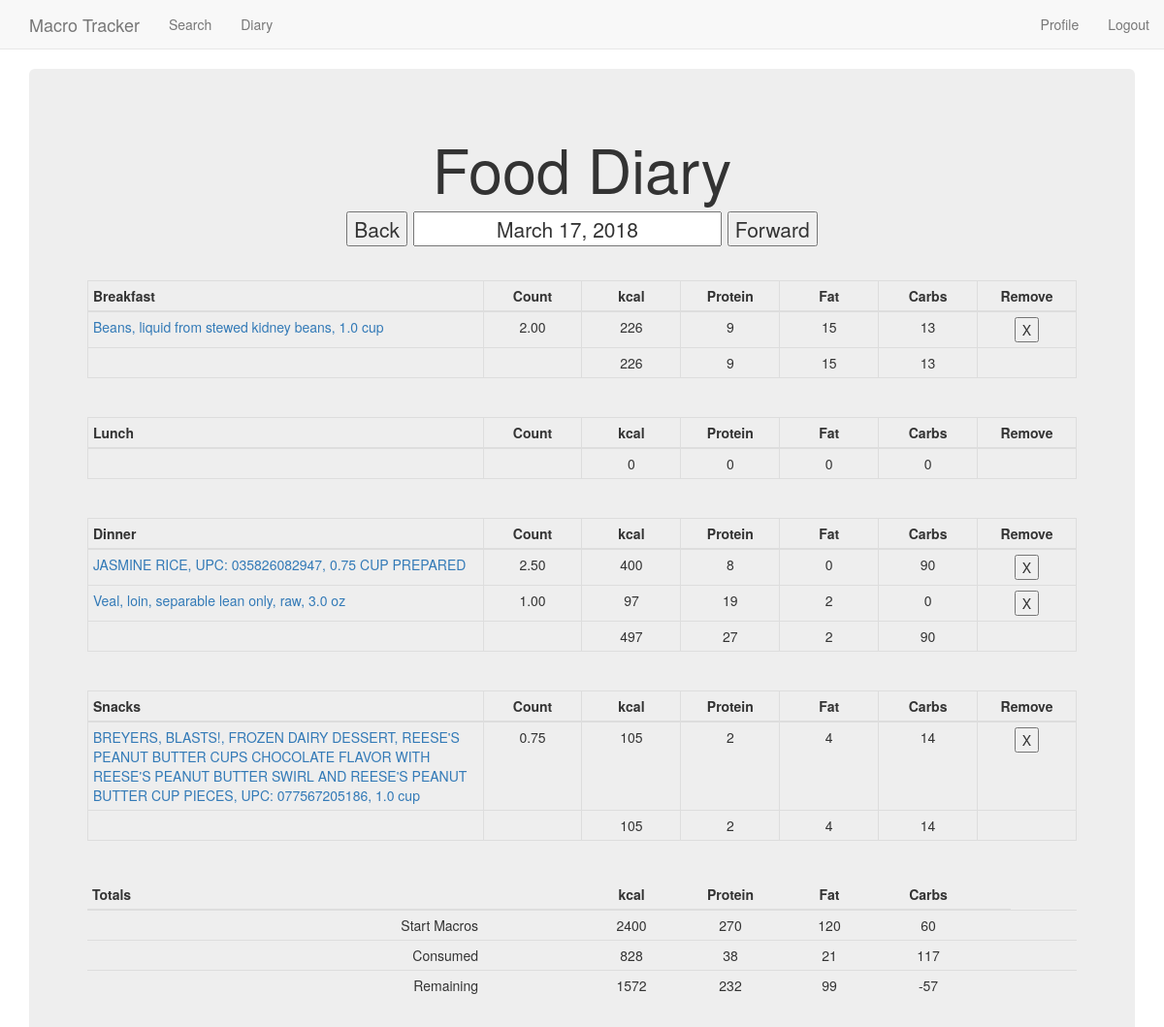
Page /diary (signed in) on the committed database.
### app/models.py (models this page shows, shortened)
class Food(db.Model):
    id = db.Column(db.Integer, primary_key=True)
    food_name = db.Column(db.String(140))
    kcal = db.Column(db.Numeric(10, 0))
    protein = db.Column(db.Numeric(10, 0))
    fat = db.Column(db.Numeric(10, 0))
    carbs = db.Column(db.Numeric(10, 0))
    meal = db.Column(db.String(64))
    ndbno = db.Column(db.String(64))
    unit = db.Column(db.String(64))
    count = db.Column(db.Numeric(10, 2))
    date = db.Column(db.String(64), index=True, default=datetime.utcnow().strftime('%B %d, %Y'))
    user_id = db.Column(db.Integer, db.ForeignKey('user.id'))

class User(UserMixin, db.Model):
    id = db.Column(db.Integer, primary_key=True)
    username = db.Column(db.String(64), index=True, unique=True)
    email = db.Column(db.String(120), index=True, unique=True)
    password_hash = db.Column(db.String(128))
    calories_goal = db.Column(db.Integer(), default=2000)
    carb_goal = db.Column(db.Numeric(), default=.55)
    fat_goal = db.Column(db.Numeric(), default=.25)
    protein_goal = db.Column(db.Numeric(), default=.2)
    carbs_grams = db.Column(db.Integer(), default=275)
    fat_grams = db.Column(db.Integer(), default=55)
    protein_grams = db.Column(db.Integer(), default=100)
    food = db.relationship('Food', backref='user', lazy='dynamic')

### app/routes.py (the view, shortened to what this page needs)
@app.route('/diary', methods=['GET', 'POST'])
@app.route('/diary/<string:date_pick>', methods=['GET', 'POST'])
@login_required
def diary(date_pick=datetime.utcnow().strftime('%B %d, %Y')):
    form = RemoveFood()
    form2 = DiaryDatePicker()
    session.pop('_flashes', None)
    form2.date.data = date_pick
    foods = Food.query.filter_by(user_id=current_user.get_id(), date=date_pick)
    user = User.query.filter_by(id=current_user.get_id()).first()
    meals = ['Breakfast', 'Lunch', 'Dinner', 'Snacks']
    total_cals = {'Breakfast': 0, 'Lunch': 0, 'Dinner': 0, 'Snacks': 0, 'total': 0}
    total_carbs = {'Breakfast': 0, 'Lunch': 0, 'Dinner': 0, 'Snacks': 0, 'total': 0}
    total_protein = {'Breakfast': 0, 'Lunch': 0, 'Dinner': 0, 'Snacks': 0, 'total': 0}
    total_fat = {'Breakfast': 0, 'Lunch': 0, 'Dinner': 0, 'Snacks': 0, 'total': 0}
    for food in foods:
        total_cals['total'] = total_cals['total'] + food.kcal
        total_carbs['total'] = total_carbs['total'] + food.carbs
        total_protein['total'] = total_protein['total'] + food.protein
        total_fat['total'] = total_fat['total'] + food.fat
        for meal in meals:
            if str(food.meal) == str(meal):
                total_cals[meal] = total_cals[meal] + food.kcal
                total_carbs[meal] = total_carbs[meal] + food.carbs
                total_protein[meal] = total_protein[meal] + food.protein
                total_fat[meal] = total_fat[meal] + food.fat
    return render_template('diary.html', foods=foods, user=user, form=form, form2=form2, total_fat=total_fat, total_cals=total_cals, total_carbs=total_carbs, total_protein=total_protein)

### app/forms.py
class RemoveFood(FlaskForm):
    remove = SubmitField('X')
    entry_id = HiddenField('', validators=[DataRequired()])

class DiaryDatePicker(FlaskForm):
    date = StringField(default=datetime.utcnow().strftime('%B %d, %Y'), validators=[DataRequired()])
    back = SubmitField('Back')
    forward = SubmitField('Forward')

### app/models.py (called while the page is built)
@login.user_loader
def load_user(id):
    return User.query.get(int(id))

### app/templates/diary.html (shortened to what this page needs)
{% extends 'base.html' %}
{% block content %}
<div class="container">
    <div class="jumbotron">
        <h1 class='text-center'>Food Diary</h1>
        <form class="text-center" method="post">
            <p>
                {{ form2.back }}
                {{ form2.date(size=25, readonly=true, class="text-center") }}
                {{ form2.forward }}
            </p>
        </form>
        <br/>
        <table class="table table-condensed table-bordered">
            <thead>
                <tr>
                    <th style="width: 40%">Breakfast</th>
                    <th style="width: 10%" class="text-center">Count</th>
                    <th style="width: 10%" class="text-center">kcal</th>
                    <th style="width: 10%" class="text-center">Protein</th>
                    <th style="width: 10%" class="text-center">Fat</th>
                    <th style="width: 10%" class="text-center">Carbs</th>
                    <th class="text-center">Remove</th>
                </tr>
            </thead>
            {% for food in foods %}
            {% if food.meal == "Breakfast" %}
            <tr>
                <td><a href="{{ url_for('get_nutrition', ndbno=food.ndbno) }}">{{ food.food_name + ", " + food.unit}}</a></td>
                <td class="text-center">{{ food.count }}</td>
                <td class="text-center">{{ food.kcal }}</td>
                <td class="text-center">{{ food.protein }}</td>
                <td class="text-center">{{ food.fat }}</td>
                <td class="text-center">{{ food.carbs }}</td>
                <td class="text-center">
                    <form method='post'>
                        {{ form.remove() }}
                    </form>
                </td>
            </tr>
            {% endif %}
            {% endfor %}
            <tr>
                <td style="text-align: center;"></td>
                <td></td>
                <td class="text-center">{{ total_cals['Breakfast'] }}</td>
                <td class="text-center">{{ total_protein['Breakfast'] }}</td>
                <td class="text-center">{{ total_fat['Breakfast'] }}</td>
                <td class="text-center">{{ total_carbs['Breakfast'] }}</td>
            </tr>
        </table>
        <br/>
        <table class="table table-condensed table-bordered">
            <thead>
                <tr>
                    <th style="width: 40%">Lunch</th>
                    <th style="width: 10%" class="text-center">Count</th>
                    <th style="width: 10%" class="text-center">kcal</th>
                    <th style="width: 10%" class="text-center">Protein</th>
                    <th style="width: 10%" class="text-center">Fat</th>
                    <th style="width: 10%" class="text-center">Carbs</th>
                    <th class="text-center">Remove</th>
                </tr>
            </thead>
            <tr>
                <td style="text-align: center;"></td>
                <td></td>
                <td class="text-center">{{ total_cals['Lunch'] }}</td>
                <td class="text-center">{{ total_protein['Lunch'] }}</td>
                <td class="text-center">{{ total_fat['Lunch'] }}</td>
                <td class="text-center">{{ total_carbs['Lunch'] }}</td>
            </tr>
        </table>
        <br/>
        <table class="table table-condensed table-bordered">
            <thead>
                <tr>
                    <th style="width: 40%">Dinner</th>
                    <th style="width: 10%" class="text-center">Count</th>
                    <th style="width: 10%" class="text-center">kcal</th>
                    <th style="width: 10%" class="text-center">Protein</th>
                    <th style="width: 10%" class="text-center">Fat</th>
                    <th style="width: 10%" class="text-center">Carbs</th>
                    <th class="text-center">Remove</th>
                </tr>
            </thead>
            {% for food in foods %}
            {% if food.meal == "Dinner" %}
            <tr>
                <td><a href="{{ url_for('get_nutrition', ndbno=food.ndbno) }}">{{ food.food_name + ", " + food.unit }}</a></td>
                <td class="text-center">{{ food.count }}</td>
                <td class="text-center">{{ food.kcal }}</td>
                <td class="text-center">{{ food.protein }}</td>
                <td class="text-center">{{ food.fat }}</td>
                <td class="text-center">{{ food.carbs }}</td>
                <td class="text-center">
                    <form method='post'>
                        {{ form.remove() }}
                    </form>
                </td>
            </tr>
            {% endif %}
            {% endfor %}
            <tr>
                <td style="text-align: center;"></td>
                <td></td>
                <td class="text-center">{{ total_cals['Dinner'] }}</td>
                <td class="text-center">{{ total_protein['Dinner'] }}</td>
                <td class="text-center">{{ total_fat['Dinner'] }}</td>
                <td class="text-center">{{ total_carbs['Dinner'] }}</td>
            </tr>
        </table>
        <br/>
        <table class="table table-condensed table-bordered">
            <thead>
                <tr>
                    <th style="width: 40%">Snacks</th>
                    <th style="width: 10%" class="text-center">Count</th>
                    <th style="width: 10%" class="text-center">kcal</th>
                    <th style="width: 10%" class="text-center">Protein</th>
                    <th style="width: 10%" class="text-center">Fat</th>
                    <th style="width: 10%" class="text-center">Carbs</th>
                    <th class="text-center">Remove</th>
                </tr>
            </thead>
            {% for food in foods %}
            {% if food.meal == "Snacks" %}
            <tr>
                <td><a href="{{ url_for('get_nutrition', ndbno=food.ndbno) }}">{{ food.food_name + ", " + food.unit }}</a></td>
                <td class="text-center">{{ food.count }}</td>
                <td class="text-center">{{ food.kcal }}</td>
                <td class="text-center">{{ food.protein }}</td>
                <td class="text-center">{{ food.fat }}</td>
                <td class="text-center">{{ food.carbs }}</td>
                <td class="text-center">
                    <form method='post'>
                        {{ form.remove() }}
                    </form>
                </td>
            </tr>
            {% endif %}
            {% endfor %}
            <tr>
                <td style="text-align: center;"></td>
                <td></td>
                <td class="text-center">{{ total_cals['Snacks'] }}</td>
                <td class="text-center">{{ total_protein['Snacks'] }}</td>
                <td class="text-center">{{ total_fat['Snacks'] }}</td>
                <td class="text-center">{{ total_carbs['Snacks'] }}</td>
            </tr>
        </table>
        <br/>
        <table class="table table-condensed">
            <thead>
                <tr>
                    <th style="width: 40%">Totals</th>
                    <th style="width: 10%"></th>
                    <th style="width: 10%" class="text-center">kcal</th>
                    <th style="width: 10%" class="text-center">Protein</th>
                    <th style="width: 10%" class="text-center">Fat</th>
                    <th style="width: 10%" class="text-center">Carbs</th>
                    <th></th>
                </tr>
            </thead>
            <tr>
                <td class="text-right">Start Macros</td>
                <td></td>
                <td class="text-center">{{ user.calories_goal }}</td>
                <td class="text-center">{{ user.protein_grams }}</td>
                <td class="text-center">{{ user.fat_grams }}</td>
                <td class="text-center">{{ user.carbs_grams }}</td>
                <td></td>
                <td></td>
                <td></td>
            </tr>
            <tr>
                <td class="text-right">Consumed</td>
                <td></td>
                <td class="text-center">{{ total_cals['total'] }}</td>
                <td class="text-center">{{ total_protein['total'] }}</td>
                <td class="text-center">{{ total_fat['total'] }}</td>
                <td class="text-center">{{ total_carbs['total'] }}</td>
                <td></td>
                <td></td>
                <td></td>
            </tr>
            <tr>
                <td class="text-right">Remaining</td>
                <td></td>
                <td class="text-center">{{ user.calories_goal - total_cals['total'] }}</td>
                <td class="text-center">{{ user.protein_grams - total_protein['total'] }}</td>
                <td class="text-center">{{ user.fat_grams - total_fat['total'] }}</td>
                <td class="text-center">{{ user.carbs_grams - total_carbs['total'] }}</td>
                <td></td>
                <td></td>
                <td></td>
            </tr>
        </table>
    </div>
</div>
{% endblock %}

### app/templates/base.html (shortened to what this page needs)
{% extends 'bootstrap/base.html' %}
{% block navbar %}
<nav class="navbar navbar-default navbar-static-top">
  <div class="container">
    <div class="navbar-header">
      <a class="navbar-brand" href="/">Macro Tracker</a>
    </div>
    <div id="navbar" class="navbar-collapse collapse">
      <ul class="nav navbar-nav">
        <li><a href="/search">Search</a></li>
      </ul>
      <ul class="nav navbar-nav">
        <li><a href="/diary">Diary</a></li>
      </ul>
      <ul class="nav navbar-nav navbar-right">
        {% if current_user.is_anonymous %}
        {% else %}
          <li><a href="{{ url_for('profile') }}">Profile</a></li>
        {% endif %}
        <ul class="nav navbar-nav navbar-right">
        {% if current_user.is_anonymous %}
        <li><a href="{{ url_for('login') }}">Login</a></li>
        {% else %}
        <li><a href="{{ url_for('logout') }}">Logout</a></li>
        {% endif %}
      </ul>
    </div>
  </div>
</nav>
{% endblock %}

### rows in the picture
Food: food_name+unit "Beans, liquid from stewed kidney beans, 1.0 cup", count "2.00", kcal "226", protein "9", fat "15", carbs "13"
Food: food_name+unit "JASMINE RICE, UPC: 035826082947, 0.75 CUP PREPARED", count "2.50", kcal "400", protein "8", fat "0", carbs "90"
Food: food_name+unit "Veal, loin, separable lean only, raw, 3.0 oz", count "1.00", kcal "97", protein "19", fat "2", carbs "0"
Food: food_name+unit "BREYERS, BLASTS!, FROZEN DAIRY DESSERT, REESE'S PEANUT BUTTER CUPS CHOCOLATE FLAVOR WITH REESE'S PEANUT BUTTER SWIRL AND REESE'S PEANUT BUTTER CUP PIECES, UPC: 077567205186, 1.0 cup", count "0.75", kcal "105", protein "2", fat "4", carbs "14"
User: calories_goal "2400", protein_grams "270", fat_grams "120", carbs_grams "60", user.calories_goal-total_cals['total'] "1572", user.protein_grams-total_protein['total'] "232", user.fat_grams-total_fat['total'] "99", user.carbs_grams-total_carbs['total'] "-57"

### other values in the picture
{{ total_cals['Breakfast'] }} "226"
{{ total_protein['Breakfast'] }} "9"
{{ total_fat['Breakfast'] }} "15"
{{ total_carbs['Breakfast'] }} "13"
{{ total_cals['Lunch'] }} "0"
{{ total_protein['Lunch'] }} "0"
{{ total_fat['Lunch'] }} "0"
{{ total_carbs['Lunch'] }} "0"
{{ total_cals['Dinner'] }} "497"
{{ total_protein['Dinner'] }} "27"
{{ total_fat['Dinner'] }} "2"
{{ total_carbs['Dinner'] }} "90"
{{ total_cals['Snacks'] }} "105"
{{ total_protein['Snacks'] }} "2"
{{ total_fat['Snacks'] }} "4"
